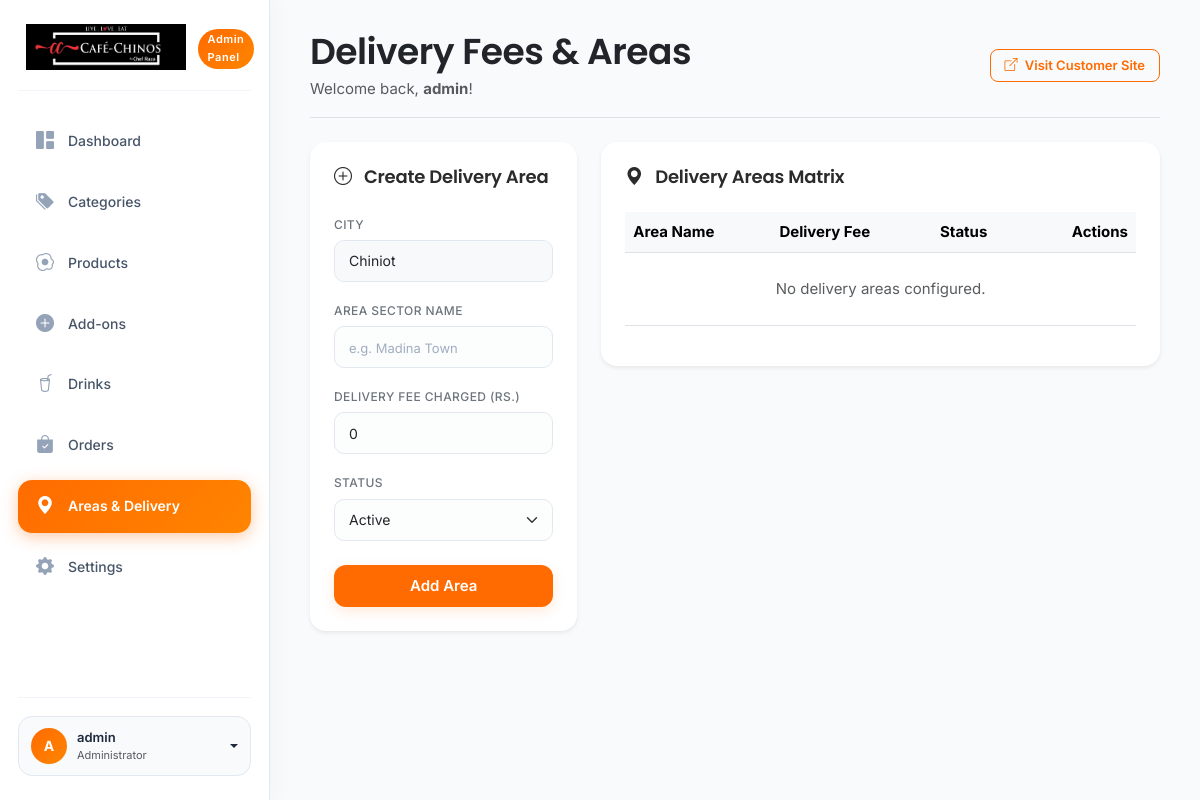
The app's page /admin/areas.php (signed in), older data.
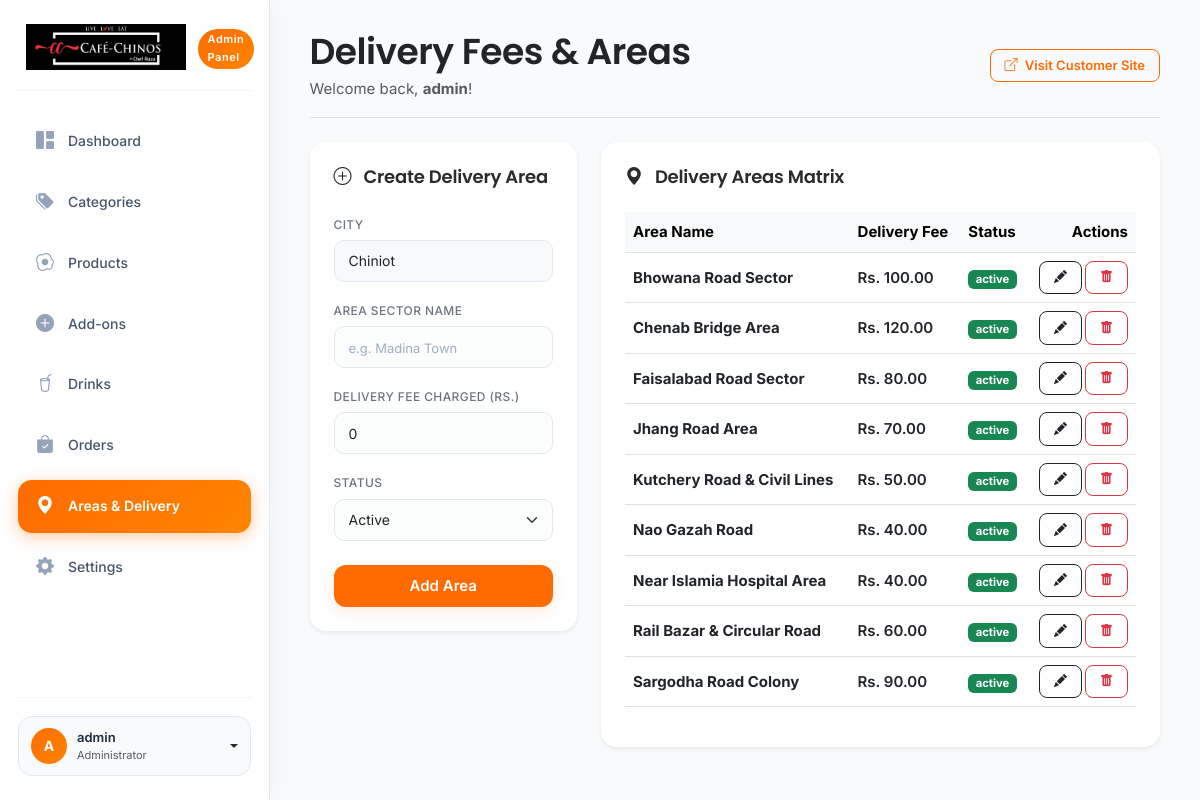
The same page, newer data.
### tables this page shows
CREATE TABLE `areas` (
  `id` int(11) NOT NULL AUTO_INCREMENT,
  `area_name` varchar(100) NOT NULL,
  `city` varchar(100) NOT NULL DEFAULT 'Chiniot',
  `delivery_charge` decimal(10,2) NOT NULL DEFAULT 0.00,
  `status` enum('active','inactive') DEFAULT 'active',
  `created_at` timestamp NOT NULL DEFAULT current_timestamp(),
  PRIMARY KEY (`id`)
);

### includes/functions.php (called while the page is built, shortened)
<?php
function sanitize($data) {
    return htmlspecialchars(strip_tags(trim($data)));
}
?>

### admin/areas.php (the view, shortened to what this page needs)
<?php
require_once __DIR__ . '/includes/header.php';
$edit_mode = false;
$edit_name = '';
$edit_fee = 0.00;
$edit_status = 'active';
$all_areas = $pdo->query("SELECT * FROM areas ORDER BY area_name ASC")->fetchAll();
?>
<div class="row g-4">
    <div class="col-lg-4">
        <div class="card border-0 shadow-sm p-4 rounded-4 bg-white">
            <h5 class="fw-bold mb-4">
                <i class="bi <?= $edit_mode ? 'bi-pencil-square' : 'bi-plus-circle' ?> text-orange me-2"></i>
                <?= $edit_mode ? 'Edit Area Details' : 'Create Delivery Area' ?>
            </h5>
            <form action="" method="POST">
                <div class="mb-3">
                    <label class="form-label small fw-bold text-muted">CITY</label>
                    <input type="text" class="form-control bg-light" value="Chiniot" readonly>
                </div>
                <div class="mb-3">
                    <label for="area_name" class="form-label small fw-bold text-muted">AREA SECTOR NAME</label>
                    <input type="text" name="area_name" id="area_name" class="form-control" placeholder="e.g. Madina Town" value="<?= sanitize($edit_name) ?>" required>
                </div>
                <div class="mb-3">
                    <label for="delivery_fee" class="form-label small fw-bold text-muted">DELIVERY FEE CHARGED (Rs.)</label>
                    <input type="number" name="delivery_fee" id="delivery_fee" class="form-control" placeholder="e.g. 100" value="<?= $edit_fee ?>" required>
                </div>
                <div class="mb-4">
                    <label class="form-label small fw-bold text-muted">STATUS</label>
                    <select name="status" class="form-select">
                        <option value="active" <?= $edit_status === 'active' ? 'selected' : '' ?>>Active</option>
                    </select>
                </div>
                <div class="d-flex gap-2">
                    <button type="submit" class="btn btn-primary-orange w-100 py-2.5">
                        <?= $edit_mode ? 'Save Changes' : 'Add Area' ?>
                    </button>
                </div>
            </form>
        </div>
    </div>
    <div class="col-lg-8">
        <div class="card border-0 shadow-sm p-4 rounded-4 bg-white">
            <h5 class="fw-bold mb-4"><i class="bi bi-geo-alt-fill text-orange me-2"></i> Delivery Areas Matrix</h5>
            <div class="table-responsive">
                <table class="table align-middle">
                    <thead class="table-light">
                        <tr>
                            <th scope="col">Area Name</th>
                            <th scope="col">Delivery Fee</th>
                            <th scope="col">Status</th>
                            <th scope="col" class="text-end">Actions</th>
                        </tr>
                    </thead>
                    <tbody>
                        <?php if (empty($all_areas)): ?>
                            <tr>
                                <td colspan="4" class="text-center text-muted py-4">No delivery areas configured.</td>
                            </tr>
                        <?php else: ?>
                            <?php foreach ($all_areas as $ar): ?>
                                <tr>
                                    <td><strong class="text-dark"><?= sanitize($ar['area_name']) ?></strong></td>
                                    <td class="fw-bold">Rs. <?= number_format(($ar['delivery_charge'] ?? 0), 2) ?></td>
                                    <td>
                                        <a href="areas.php?action=toggle&id=<?= $ar['id'] ?>" class="badge text-decoration-none <?= $ar['status'] === 'active' ? 'bg-success' : 'bg-secondary' ?>">
                                            <?= $ar['status'] ?>
                                        </a>
                                    </td>
                                    <td class="text-end">
                                        <div class="btn-group">
                                            <a href="areas.php?action=edit&id=<?= $ar['id'] ?>" class="btn btn-sm btn-outline-dark me-1" title="Edit">
                                                <i class="bi bi-pencil-fill"></i>
                                            </a>
                                            <a href="#" class="btn btn-sm btn-outline-danger btn-delete-area" data-id="<?= $ar['id'] ?>" title="Delete">
                                                <i class="bi bi-trash-fill"></i>
                                            </a>
                                        </div>
                                    </td>
                                </tr>
                            <?php endforeach; ?>
                        <?php endif; ?>
                    </tbody>
                </table>
            </div>
        </div>
    </div>
</div>
<?php require_once __DIR__ . '/includes/footer.php'; ?>

### admin/includes/header.php (shortened to what this page needs)
<?php
require_once dirname(dirname(__DIR__)) . '/includes/functions.php';
$current_page = basename($_SERVER['PHP_SELF']);
?>
<!DOCTYPE html>
<html lang="en">
<head>
    <link href="https://cdn.jsdelivr.net/npm/bootstrap@5.3.0/dist/css/bootstrap.min.css" rel="stylesheet">
    <link href="https://cdn.jsdelivr.net/npm/bootstrap-icons@1.10.0/font/bootstrap-icons.css" rel="stylesheet">
    <link href="https://cdn.jsdelivr.net/npm/sweetalert2@11/dist/sweetalert2.min.css" rel="stylesheet">
    <link href="../assets/css/style.css" rel="stylesheet">
</head>
<body>
    <div class="admin-wrapper">
        <aside class="admin-sidebar">
            <a href="dashboard" class="admin-brand">
                <img src="../assets/images/logo.png" alt="Logo" style="height:46px; width:auto; object-fit:contain;">
                <div>
                    <span class="admin-brand-badge">Admin Panel</span>
                </div>
            </a>
<?php
$current_tab = $_GET['tab'] ?? 'products';
$is_products = str_contains($current_page, 'products');
?>
            <ul class="admin-nav mb-auto">
                <li class="admin-nav-item">
                    <a href="dashboard" class="admin-nav-link <?= str_contains($current_page, 'dashboard') ? 'active' : '' ?>">
                        <i class="bi bi-grid-1x2-fill"></i>
                        <span>Dashboard</span>
                    </a>
                </li>
                <li class="admin-nav-item">
                    <a href="categories" class="admin-nav-link <?= str_contains($current_page, 'categories') ? 'active' : '' ?>">
                        <i class="bi bi-tags-fill"></i>
                        <span>Categories</span>
                    </a>
                </li>
                <li class="admin-nav-item">
                    <a href="products?tab=products" class="admin-nav-link <?= ($is_products && $current_tab === 'products') ? 'active' : '' ?>">
                        <i class="bi bi-egg-fried"></i>
                        <span>Products</span>
                    </a>
                </li>
                <li class="admin-nav-item">
                    <a href="products?tab=addons" class="admin-nav-link <?= ($is_products && $current_tab === 'addons') ? 'active' : '' ?>">
                        <i class="bi bi-plus-circle-fill"></i>
                        <span>Add-ons</span>
                    </a>
                </li>
                <li class="admin-nav-item">
                    <a href="products?tab=drinks" class="admin-nav-link <?= ($is_products && $current_tab === 'drinks') ? 'active' : '' ?>">
                        <i class="bi bi-cup-straw"></i>
                        <span>Drinks</span>
                    </a>
                </li>
                <li class="admin-nav-item">
                    <a href="orders" class="admin-nav-link <?= str_contains($current_page, 'orders') ? 'active' : '' ?>">
                        <i class="bi bi-bag-check-fill"></i>
                        <span>Orders</span>
                    </a>
                </li>
                <li class="admin-nav-item">
                    <a href="areas" class="admin-nav-link <?= str_contains($current_page, 'areas') ? 'active' : '' ?>">
                        <i class="bi bi-geo-alt-fill"></i>
                        <span>Areas & Delivery</span>
                    </a>
                </li>
                <li class="admin-nav-item">
                    <a href="settings" class="admin-nav-link <?= str_contains($current_page, 'settings') ? 'active' : '' ?>">
                        <i class="bi bi-gear-fill"></i>
                        <span>Settings</span>
                    </a>
                </li>
            </ul>
            <div class="admin-user-card">
                <div class="dropdown">
                    <a href="#" class="admin-user-box dropdown-toggle" id="dropdownUser" data-bs-toggle="dropdown" aria-expanded="false">
                        <div class="admin-avatar">
                            <?= strtoupper(substr(sanitize($_SESSION['admin_username'] ?? 'A'), 0, 1)) ?>
                        </div>
                        <div class="flex-grow-1 overflow-hidden me-2">
                            <div class="fw-bold text-truncate" style="font-size: 13px; color: #1E293B;"><?= sanitize($_SESSION['admin_username'] ?? 'Admin') ?></div>
                            <div class="text-muted" style="font-size: 11px;">Administrator</div>
                        </div>
                    </a>
                </div>
            </div>
        </aside>
        <main class="admin-content">
            <div class="admin-top-bar d-flex justify-content-between align-items-center mb-4 pb-3 border-bottom">
                <div>
                    <h1 class="h3 fw-bold text-dark mb-0">
                        <?php
                        if (str_contains($current_page, 'dashboard')) echo 'Dashboard Overview';
                        elseif (str_contains($current_page, 'categories')) echo 'Category Management';
                        elseif ($is_products && $current_tab === 'addons') echo 'Global Add-ons Management';
                        elseif ($is_products && $current_tab === 'drinks') echo 'Global Drinks Management';
                        elseif ($is_products) echo 'Product Catalog Management';
                        elseif (str_contains($current_page, 'orders')) echo 'Orders Processing';
                        elseif (str_contains($current_page, 'areas')) echo 'Delivery Fees & Areas';
                        elseif (str_contains($current_page, 'settings')) echo 'Restaurant Settings';
                        else echo 'Management';
                        ?>
                    </h1>
                    <p class="text-muted small mb-0 mt-1">Welcome back, <strong><?= sanitize($_SESSION['admin_username'] ?? 'Admin') ?></strong>!</p>
                </div>
                <div class="d-flex align-items-center gap-2">
                    <a href="../index" target="_blank" class="btn btn-outline-orange btn-sm rounded-pill px-3 py-2">
                        <i class="bi bi-box-arrow-up-right me-1"></i> Visit Customer Site
                    </a>
                </div>
            </div>

### admin/includes/footer.php (shortened to what this page needs)
        </main>
    </div>
</body>
</html>

Row changes from the older to the newer data that the page shows:
added areas: area_name "Bhowana Road Sector", delivery_charge "100.00", status "active"
added areas: area_name "Chenab Bridge Area", delivery_charge "120.00", status "active"
added areas: area_name "Faisalabad Road Sector", delivery_charge "80.00", status "active"
added areas: area_name "Jhang Road Area", delivery_charge "70.00", status "active"
added areas: area_name "Kutchery Road & Civil Lines", delivery_charge "50.00", status "active"
added areas: area_name "Nao Gazah Road", delivery_charge "40.00", status "active"
added areas: area_name "Near Islamia Hospital Area", delivery_charge "40.00", status "active"
added areas: area_name "Rail Bazar & Circular Road", delivery_charge "60.00", status "active"
added areas: area_name "Sargodha Road Colony", delivery_charge "90.00", status "active"
Text that changed along with them:
text no longer shown: "No delivery areas configured."
